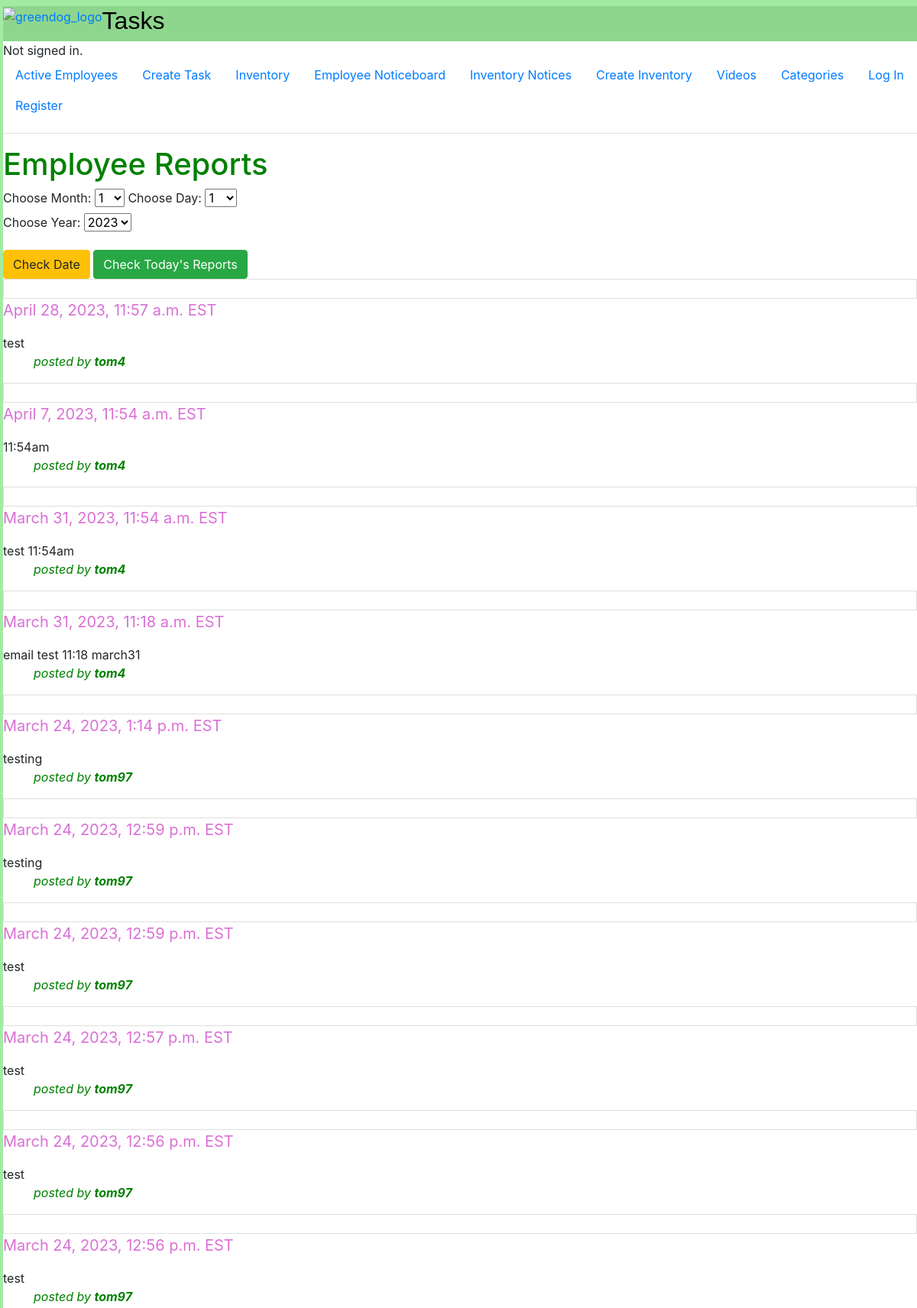
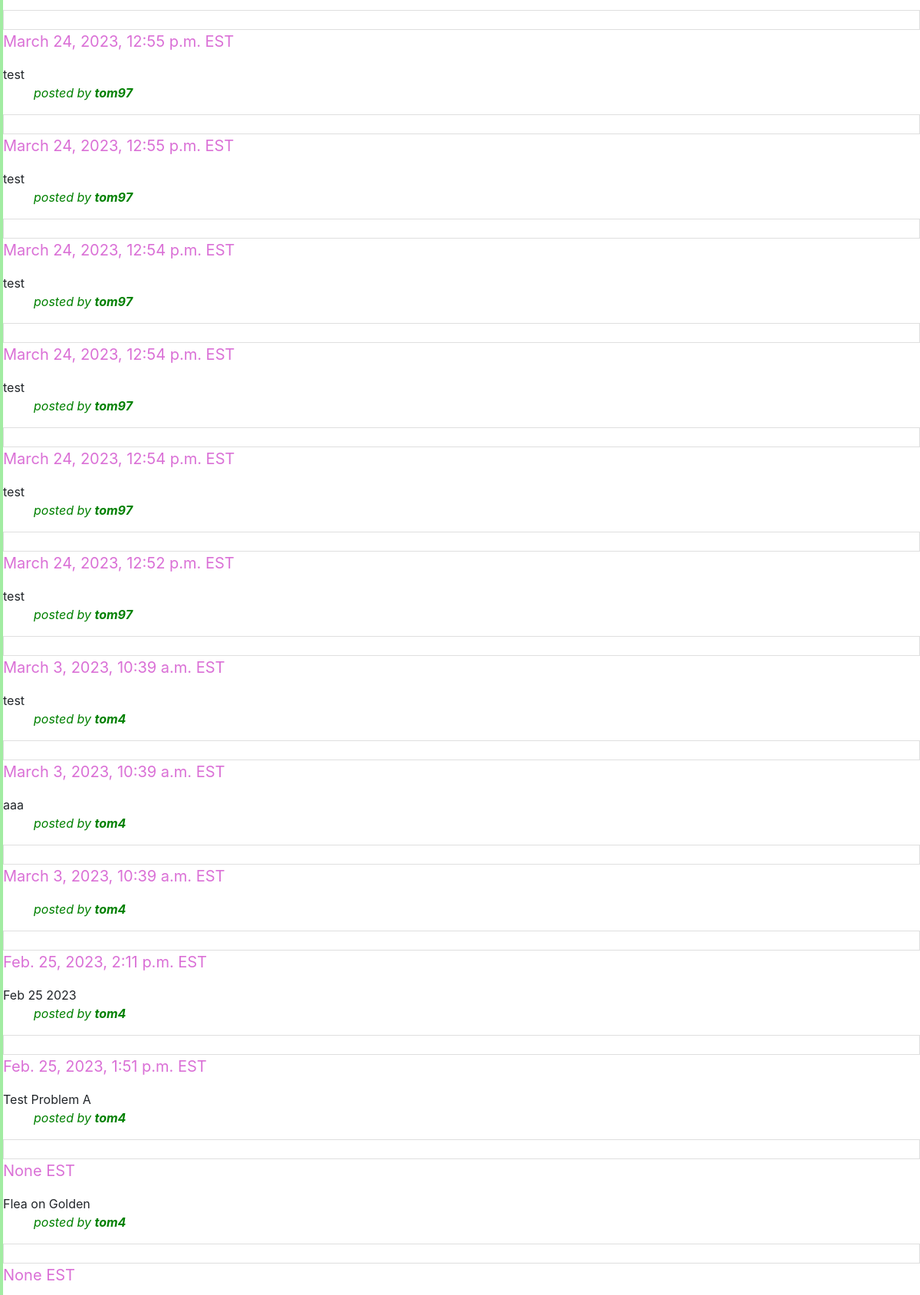
The app's page /employeeComments (upper part) with its own data (2 pictures, top to bottom).
### auctions/models.py (models this page shows, shortened)
class employeeComment(models.Model):
    author = models.ForeignKey(
        User, on_delete=models.CASCADE,  blank=True, null=True, related_name="commentUser")
    employee = models.ForeignKey(
        Employee, on_delete=models.CASCADE,  blank=True, null=True, related_name="commentEmployee")
    message = models.CharField(max_length=1000)
    datetime = models.DateTimeField(
        max_length=100, default=datetime.now().strftime("%Y-%m-%d %H:%M:%S"))

class User(AbstractUser):
    pass

### auctions/views.py (the view)
# urls.py: path("employeeComments", views.employeeComments, name="employeeComments"),
def employeeComments(request):
    comments = employeeComment.objects
    comments = comments.order_by('-id')[:100:1]
    today = datetime.datetime.now()
    currentYear = today.year
    return render(request,"auctions/employeeComments.html",{
        "comments": comments,
            "rangeDays": range(1,32),
            "rangeHours": range(1,13),
            "rangeMinutes": range(0,31,30),
            "rangeMonths": range(1,13),
            "rangeYears": range(currentYear, currentYear - 3, -1)
    })

### auctions/templates/auctions/employeeComments.html (shortened to what this page needs)
{% extends "auctions/layout.html" %}
    {% block body %}
<div>
    <h1 style="color:Green">Employee Reports</h1>
    <form action="{% url 'sortNotices' %}" method = "POST">
            <div class="form-group">
      <label for="month">Choose Month:</label>
      <select name="month" id="month">
            {% for i in rangeMonths %}
                <option value="{{i}}">{{i}}</option>
            {% endfor %}
      </select>
      <label for="startDay">Choose Day:</label>
      <select name="day" id="day">
            {% for i in rangeDays %}
                <option value="{{i}}">{{i}}</option>
            {% endfor %}
      </select>
    <div class="form-group">
      <label for="startYear">Choose Year:</label>
      <select name="year" id="year">
            {% for i in rangeYears %}
                <option value="{{i}}">{{i}}</option>
            {% endfor %}
    </select>
  </div>
            <button type="submit" class="btn btn-warning">Check Date</button>
        </form>
            <button type="submit" class="btn btn-success"><a href="todayEmployeeComments" style="color:white">Check Today's Reports</a></button>
    {% for comment in comments %}
    <li class="list-group-item"></li>
    <p style="color:orchid; font-size:20px">{{comment.datetime}} EST </p>
     {{comment.message}}
        <ul style="color:green"><i>posted by <strong>{{comment.author}}</strong></p></i></ul>
    {% endfor %}
</div>
{% endblock %}

### auctions/static/auctions/styles.css (style rules this page uses)
html { margin: 1vh; }

### auctions/templates/auctions/layout.html (style rules this page uses)
html { background-color: rgb(162, 236, 162); margin-left:0.5vh; margin-right:0vh; }

### records on screen
employeeComment: datetime "April 28, 2023, 11:57 a.m.", message "test", author "tom4"
employeeComment: datetime "April 7, 2023, 11:54 a.m.", message "11:54am", author "tom4"
employeeComment: datetime "March 31, 2023, 11:54 a.m.", message "test 11:54am", author "tom4"
employeeComment: datetime "March 31, 2023, 11:18 a.m.", message "email test 11:18 march31", author "tom4"
employeeComment: datetime "March 24, 2023, 1:14 p.m.", message "testing", author "tom97"
employeeComment: datetime "March 24, 2023, 12:59 p.m.", message "testing", author "tom97"
employeeComment: datetime "March 24, 2023, 12:59 p.m.", message "test", author "tom97"
employeeComment: datetime "March 24, 2023, 12:57 p.m.", message "test", author "tom97"
employeeComment: datetime "March 24, 2023, 12:56 p.m.", message "test", author "tom97"
employeeComment: datetime "March 24, 2023, 12:56 p.m.", message "test", author "tom97"
employeeComment: datetime "March 24, 2023, 12:55 p.m.", message "test", author "tom97"
employeeComment: datetime "March 24, 2023, 12:55 p.m.", message "test", author "tom97"
employeeComment: datetime "March 24, 2023, 12:54 p.m.", message "test", author "tom97"
employeeComment: datetime "March 24, 2023, 12:54 p.m.", message "test", author "tom97"
employeeComment: datetime "March 24, 2023, 12:54 p.m.", message "test", author "tom97"
employeeComment: datetime "March 24, 2023, 12:52 p.m.", message "test", author "tom97"
employeeComment: datetime "March 3, 2023, 10:39 a.m.", message "test", author "tom4"
employeeComment: datetime "March 3, 2023, 10:39 a.m.", message "aaa", author "tom4"
employeeComment: datetime "March 3, 2023, 10:39 a.m.", author "tom4"
employeeComment: datetime "Feb. 25, 2023, 2:11 p.m.", message "Feb 25 2023", author "tom4"
employeeComment: datetime "Feb. 25, 2023, 1:51 p.m.", message "Test Problem A", author "tom4"
employeeComment: datetime "None", message "Flea on Golden", author "tom4"
employeeComment: datetime "None"

### other values on screen
form field month "1"
form field day "1"
form field year "2023"
